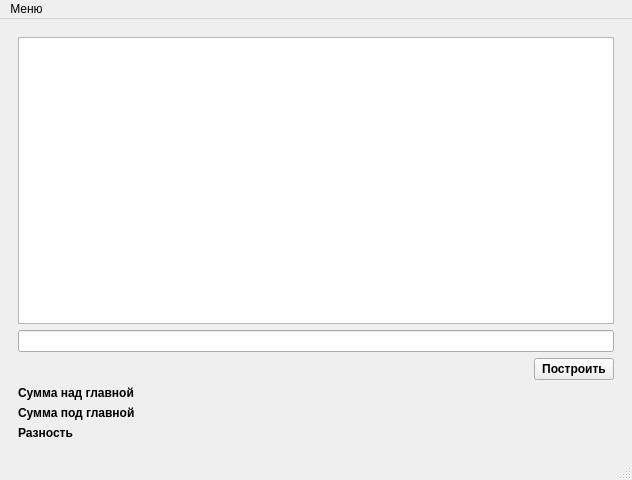
<?xml version="1.0" encoding="UTF-8"?>
<ui version="4.0">
 <class>MainWindow</class>
 <widget class="QMainWindow" name="MainWindow">
  <property name="geometry">
   <rect>
    <x>0</x>
    <y>0</y>
    <width>632</width>
    <height>480</height>
   </rect>
  </property>
  <property name="windowTitle">
   <string>MainWindow</string>
  </property>
  <widget class="QWidget" name="centralwidget">
   <layout class="QGridLayout" name="gridLayout">
    <item row="0" column="0">
     <widget class="QWidget" name="widget" native="true">
      <layout class="QVBoxLayout" name="verticalLayout">
       <item>
        <widget class="QTableWidget" name="tableWidget"/>
       </item>
       <item>
        <widget class="QLineEdit" name="lineEdit"/>
       </item>
       <item alignment="Qt::AlignRight">
        <widget class="QPushButton" name="pushButton">
         <property name="font">
          <font>
           <pointsize>9</pointsize>
           <weight>75</weight>
           <bold>true</bold>
          </font>
         </property>
         <property name="text">
          <string>Построить</string>
         </property>
        </widget>
       </item>
       <item>
        <widget class="QLabel" name="label">
         <property name="font">
          <font>
           <pointsize>9</pointsize>
           <weight>75</weight>
           <bold>true</bold>
          </font>
         </property>
         <property name="text">
          <string>Сумма над главной</string>
         </property>
        </widget>
       </item>
       <item>
        <widget class="QLabel" name="label_2">
         <property name="font">
          <font>
           <pointsize>9</pointsize>
           <weight>75</weight>
           <bold>true</bold>
          </font>
         </property>
         <property name="text">
          <string>Сумма под главной</string>
         </property>
        </widget>
       </item>
       <item>
        <widget class="QLabel" name="label_3">
         <property name="font">
          <font>
           <pointsize>9</pointsize>
           <weight>75</weight>
           <bold>true</bold>
          </font>
         </property>
         <property name="text">
          <string>Разность</string>
         </property>
        </widget>
       </item>
      </layout>
     </widget>
    </item>
   </layout>
  </widget>
  <widget class="QMenuBar" name="menubar">
   <property name="geometry">
    <rect>
     <x>0</x>
     <y>0</y>
     <width>632</width>
     <height>21</height>
    </rect>
   </property>
   <widget class="QMenu" name="menu">
    <property name="title">
     <string>Меню</string>
    </property>
    <addaction name="action"/>
   </widget>
   <addaction name="menu"/>
  </widget>
  <widget class="QStatusBar" name="statusbar"/>
  <action name="action">
   <property name="text">
    <string>Сохранить</string>
   </property>
  </action>
 </widget>
 <resources/>
 <connections/>
</ui>
